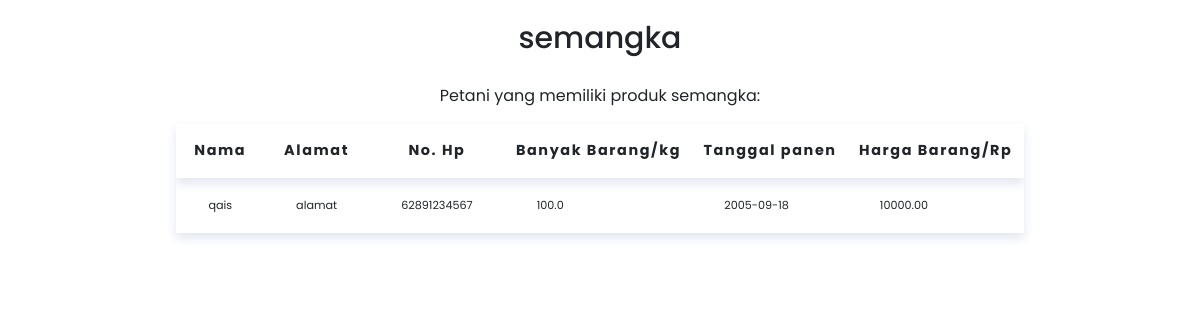
Screenshot of /postbarang.php?nama_barang=semangka with the database file from the repository.
### tables this page shows
CREATE TABLE `petani` (
  `id_petani` int(11) NOT NULL AUTO_INCREMENT,
  `petani_produk` varchar(255) NOT NULL,
  `nama` varchar(255) NOT NULL,
  `alamat` text NOT NULL,
  `nomor_hp` varchar(20) NOT NULL,
  CONSTRAINT petani_ID_PK PRIMARY KEY(id_petani)
);

CREATE TABLE `produk` (
  `id_produk` int(11) NOT NULL AUTO_INCREMENT,
  `nama_produk` varchar(255) NOT NULL,
  `berat_barang` float(5,1) NOT NULL,
  `tanggal_panen` date NULL DEFAULT CURRENT_DATE,
  `harga_barang` decimal(10,2) NOT NULL,
  CONSTRAINT produk_id_PK PRIMARY KEY(id_produk),
  CONSTRAINT produk_barangID_FK FOREIGN KEY(nama_produk) REFERENCES barang(nama_barang)
);

### postbarang.php (the view, shortened to what this page needs)
<?php
require 'config.php';
if (isset($_GET['nama_barang'])) {
    $produk = $_GET['nama_barang'];
    $q  = mysqli_query($conn, "SELECT * FROM petani WHERE petani_produk = '{$produk}'");
    $q2 = mysqli_query($conn, "SELECT * FROM produk WHERE nama_produk = '{$produk}'");
}
?>
<!DOCTYPE html>
<html lang="en">
<head>
	<link href="https://cdn.jsdelivr.net/npm/bootstrap@5.1.2/dist/css/bootstrap.min.css" rel="stylesheet">
    <link rel="stylesheet" href="css/liststyle.css">
</head>
<body>
	<div class="produc-title">
	<h1 class="list-title"><?= $produk; ?></h1>
    <p class="text-center">Petani yang memiliki produk <?= $produk; ?>:</p>
	</div>
	<div class="row justify-content-center">
    <div class="col-auto">
	<table>
	<thead>
		<tr class="text-center">
            <th scope="col">Nama</th>
            <th scope="col">Alamat</th>
            <th scope="col">No. Hp</th>
            <th scope="col">Banyak Barang/kg</th>
            <th scope="col">Tanggal panen</th>
            <th scope="col">Harga Barang/Rp</th>
		</tr>
	</thead>
	<tbody>
    <?php
		while($petani = mysqli_fetch_array($q)){
			echo "<tr>";
			echo "<td>".$petani['nama']."</td>";
			echo "<td>".$petani['alamat']."</td>";
			echo "<td>".$petani['nomor_hp']."</td>";
            $produkk = mysqli_fetch_array($q2);
            echo "<td>".$produkk['berat_barang']."</td>";
            echo "<td>".$produkk['tanggal_panen']."</td>";
			echo "<td>".$produkk['harga_barang']."</td>";
			echo "</tr>";
			}
		?>
    </tbody>
	</table>
	</div>
    </div>
</body>
</html>

### css/liststyle.css (style rules this page uses)
* { font-family: "poppins", sans-serif; }
table { border-collapse: collapse; box-shadow: 0 5px 10px #e1e5ee; background-color: white; overflow: hidden; }
thead { box-shadow: 0 5px 10px #e1e5ee; }
th { padding: 1rem 0.7rem; letter-spacing: 0.1rem; font-size: 0.9rem; font-weight: 700; }
td { padding: 1.2rem 2rem; font-size: 0.7rem; }
.list-title { text-align: center; font-size: 30px; padding-top: 20px; padding-bottom: 20px; }

### rows the page displays
petani: nama "qais", alamat "alamat", nomor_hp "62891234567", produk.berat_barang "100.0", produk.tanggal_panen "2005-09-18", produk.harga_barang "10000.00"

### other values shown
$produk "semangka"
